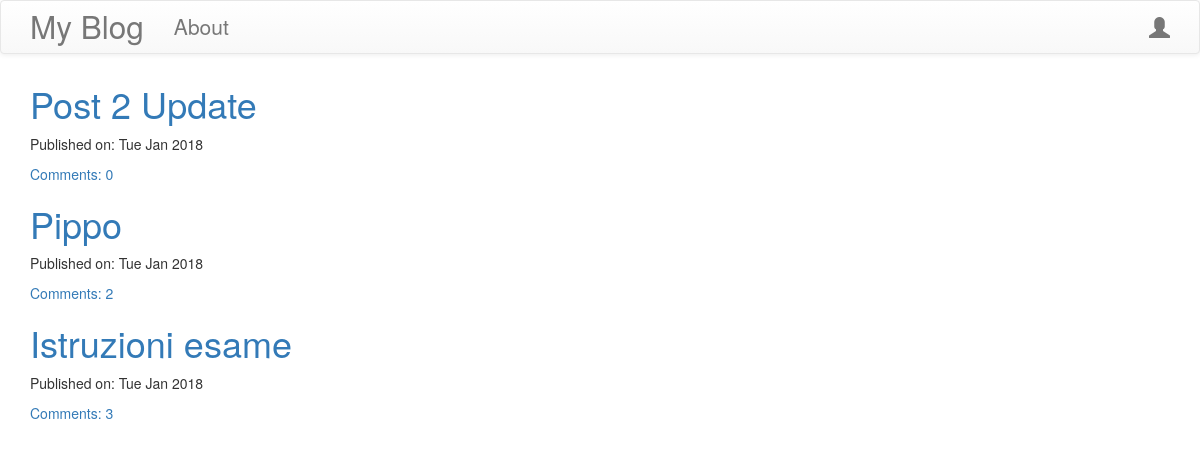
The page / on the database its author committed.
### blog/models.py (models this page shows, shortened)
class Post(models.Model):
    author = models.ForeignKey('auth.User')
    title = models.CharField(max_length=200)
    text = models.TextField()
    create_date = models.DateTimeField(default=timezone.now())
    publish_date = models.DateTimeField(blank=True, null=True)
    def approve_comments(self):
        return self.comments.filter(approved_comment=True)

### blog/views.py (the view)
# urls.py: url(r'^$', views.PostListView.as_view(), name = 'post_list'),
class PostListView(ListView):
    model = Post
    def get_queryset(self):
        return Post.objects.filter(publish_date__lte = timezone.now()).order_by('-publish_date')

### blog/templates/blog/post_list.html
{% extends "blog/base.html" %}
{% block content %}
 <div class="centerstage">
     {% for post in post_list %}
        <div class="post">
            <h1>
                <a href="{% url 'blog:post_detail' pk=post.pk %}">{{post.title}}</a>
            </h1>
            <div class="date">
                <p>Published on: {{post.publish_date|date:"D M Y"}}</p>
            </div>
            <a href="{% url 'blog:post_detail' pk=post.pk %}">Comments: {{post.approve_comments.count}}</a>
        </div>
     {% endfor %}
</div>
{% endblock %}

### blog/static/css/blog.css (style rules this page uses)
.centerstage { margin-left: auto; margin-right: auto; }

### rows shown on the page
Post: title "Post 2 Update", publish_date "Tue Jan 2018", approve_comments.count "0"
Post: title "Pippo", publish_date "Tue Jan 2018", approve_comments.count "2"
Post: title "Istruzioni esame", publish_date "Tue Jan 2018", approve_comments.count "3"
